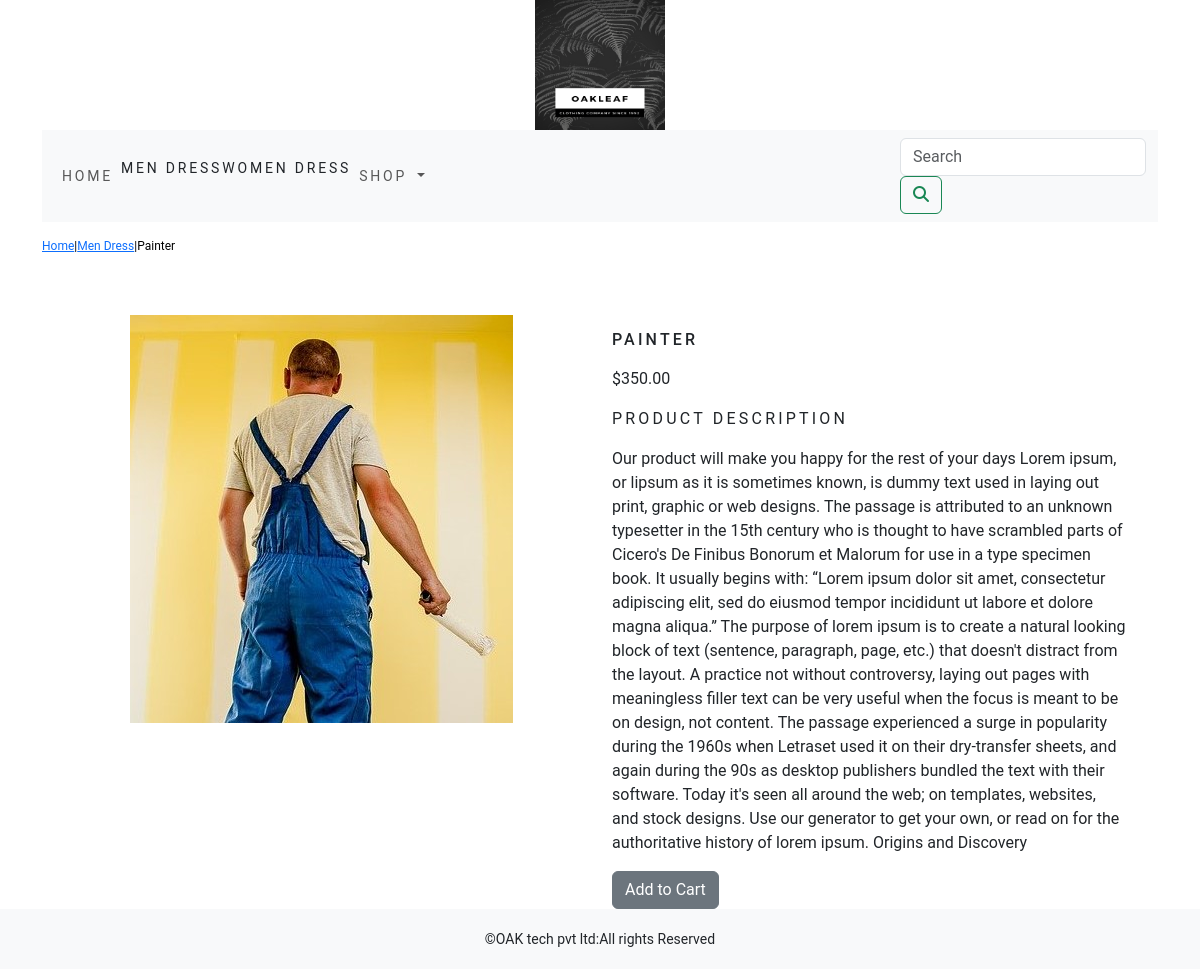
Page //men-dress/painter/ on the committed database.
### shop/models.py (models this page shows, shortened)
class  Category(models.Model):
    name=models.CharField(max_length=100,unique=True)
    slug=models.SlugField(max_length=350,unique=True)
    description=models.TextField(blank=True)
    image=models.ImageField(upload_to='category',blank=True)
    class Meta:
        ordering=('name',)
        verbose_name='category'
        verbose_name_plural='categories'
    def get_url(self):
        return reverse('shop:product_by_category',args=[self.slug])
    def __str__(self):
        return '{}'.format(self.name)

class Product(models.Model):
    name=models.CharField(max_length=100,unique=True)
    slug=models.SlugField(max_length=300,unique=True)
    description=models.TextField(blank=True)
    price=models.DecimalField(max_digits=10,decimal_places=2)
    category=models.ForeignKey(Category,on_delete=models.CASCADE)
    image=models.ImageField(upload_to='product',blank=True)
    stock=models.IntegerField()
    available=models.BooleanField(default=True)
    created=models.DateTimeField(auto_now_add=True)
    updated=models.DateTimeField(auto_now=True)
    class Meta:
        ordering=('name',)
        verbose_name='product'
        verbose_name_plural='products'

### shop/views.py (the view)
# urls.py: path('/<slug:c_slug>/<slug:product_slug>/',views.proDetail,name='prodCatdetail'),
def proDetail(request,c_slug,product_slug):
    try:
        product=Product.objects.get(category__slug=c_slug,slug=product_slug)
    except Exception as e:
        raise e
    return render(request,'product.html',{'product':product})

### cart/context_processors.py (called while the page is built)
def counter(request):
    item_count=0
    if 'admin' in request.path:
        return {}
    else:
        try:
            cart=Cart.objects.filter(cart_id=_cart_id(request))
            cart_items=CartItem.objects.all().filter(cart=cart[:1])
            for cart_item in cart_items:
                item_count += cart_item.quantity
        except Cart.DoesNotExist:
            item_count =0
    return dict(item_count=item_count)

### cart/views.py (called while the page is built)
def _cart_id(request):
    cart=request.session.session_key
    if not cart:
        cart=request.session.create()
    return cart

### shop/context_processors.py (called while the page is built)
def menu_links(request):
    links=Category.objects.all()
    return dict(links=links)

### templates/product.html (shortened to what this page needs)
{% extends 'base.html' %}
{% load static %}
{% block content %}
<div class="row my_prod_row_class">
    <div class="mx_auto">
        <p> <a href="{% url 'shop:allProdCat' %}"> Home</a>|<a href="{{product.category.get_url}}">{{product.category}}</a>|{{product.name}}</p>
    </div>
</div>
<div class="container">
    <br>
<div class="row">
    <div class="col-12 col-sm-12 col-md-12 col-lg-6 text-center">
        <div style="min-width:18rem">
            <img src="{{product.image.url}}" alt="{{product.name}}">
        </div>
    </div>
               <div class="col-12 col-md-12 col-sm-12 col-lg-6">
                   <div>
            <h3 class="my_prod_title"> {{product.name}} </h3>
            <p> ${{product.price}} </p>
            <p class="my_title" > Product Description </p>
            <p class="text-justify my_prod_text"> {{product.description}} </p>
            {%  if product.stock <= 0 %}
            <p class="text-justify my_prod_text"><b>Out of Stock</b></p>
            {% else %}
            <a class="btn btn-secondary" href="{% url 'cart:add_cart' product.id %}"> Add to Cart</a>
            {% endif %}
            </div>
        </div>
    </div>
</div>
</div>
{% endblock %}

### templates/navbar.html (shortened to what this page needs)
<nav class="navbar navbar-expand-lg navbar-light bg-light">
  <div class="container-fluid">
    <div class="collapse navbar-collapse" id="navbarSupportedContent">
      <ul class="navbar-nav me-auto mb-2 mb-lg-0">
        <li class="nav-item">
          <a class="nav-link"  href="{% url 'shop:allProdCat' %}">Home</a>
        </li>
        <li class="nav-item">
             {% for cat in links %}
            <li><a class="dropdown-item" href="{{cat.get_url}}">{{cat.name}}</a></li>
               {% endfor %}
         <li class="nav-item dropdown {% if 'shop' in request.path %} active {% endif %}">
          <a class="nav-link dropdown-toggle" href="#" id="navbarDropdown" role="button" data-bs-toggle="dropdown" aria-expanded="false">
            Shop
          </a>
        </li>
      </ul>
       <form class="form-inline my-2 my-lg-0" action="{% url 'search_app:SearchResult' %}" method="GET">
      <input class="form-control mr-sm-2" type="search" placeholder="Search" name="q" aria-label="Search">
      <button class="btn btn-outline-success my-2 my-sm-0" type="submit"><i class="fa fa-search" ></i></button>
    </form>
    </div>
  </div>
</nav>

### static/css/custom.css (style rules this page uses)
body { font-family: 'Roboto', sans-serif; }
.nav-item { letter-spacing : .2em; font-size :14px; text-transform :uppercase; }
.dropdown-item { letter-spacing :.2em; font-size :14px; text-transform :uppercase; }
.my_title { font-size:16px; text-transform:uppercase; letter-spacing:.2em; }
.my_prod_row_class { padding-top:15px; padding-bottom:20px; }
.my_prod_row_class .mx_auto { color:#000; font-size:12px; text-decoration:none; }
.my_prod_title { font-size:16px; text-transform:uppercase; letter-spacing:.2em; padding-top:15px; padding-bottom:10px; }
.my_prod_text { padding-right:20px; }

### rows in the picture
Category: name "MEN DRESS"
Category: name "WOMEN DRESS"
Product: category "Men Dress", name "Painter", image (picture), name "PAINTER", price "350.00", description "Our product will make you happy for the rest of your days Lorem ipsum, or lipsum as it is sometimes known, is dummy text used in laying out print, graphic or web designs. The passage is attributed to an unknown typesetter in the 15th century who is thought to have scrambled parts of Cicero's De Finibus Bonorum et Malorum for use in a type specimen book. It usually begins with: “Lorem ipsum dolor sit amet, consectetur adipiscing elit, sed do eiusmod tempor incididunt ut labore et dolore magna aliqua.” The purpose of lorem ipsum is to create a natural looking block of text (sentence, paragraph, page, etc.) that doesn't distract from the layout. A practice not without controversy, laying out…"
